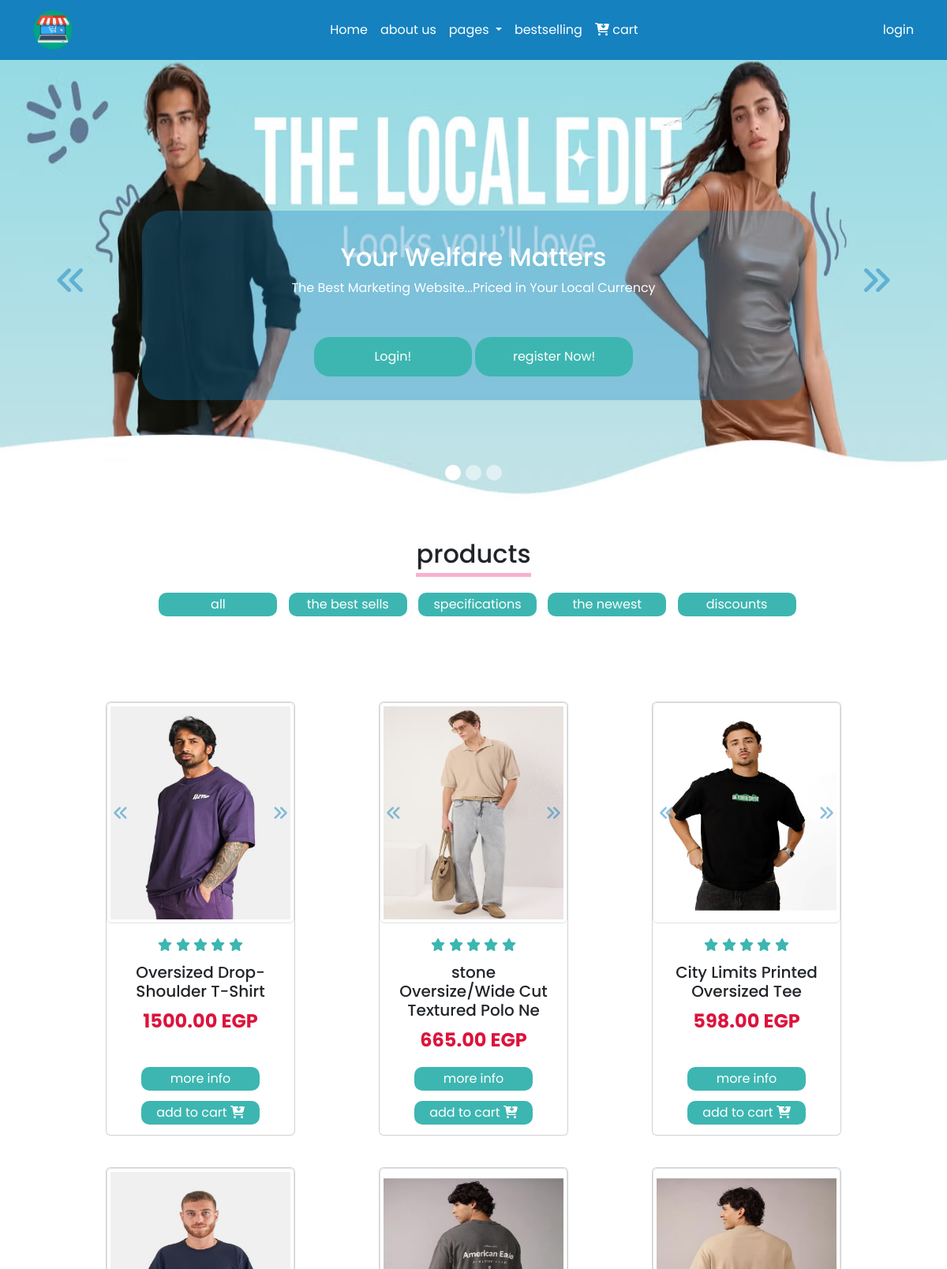
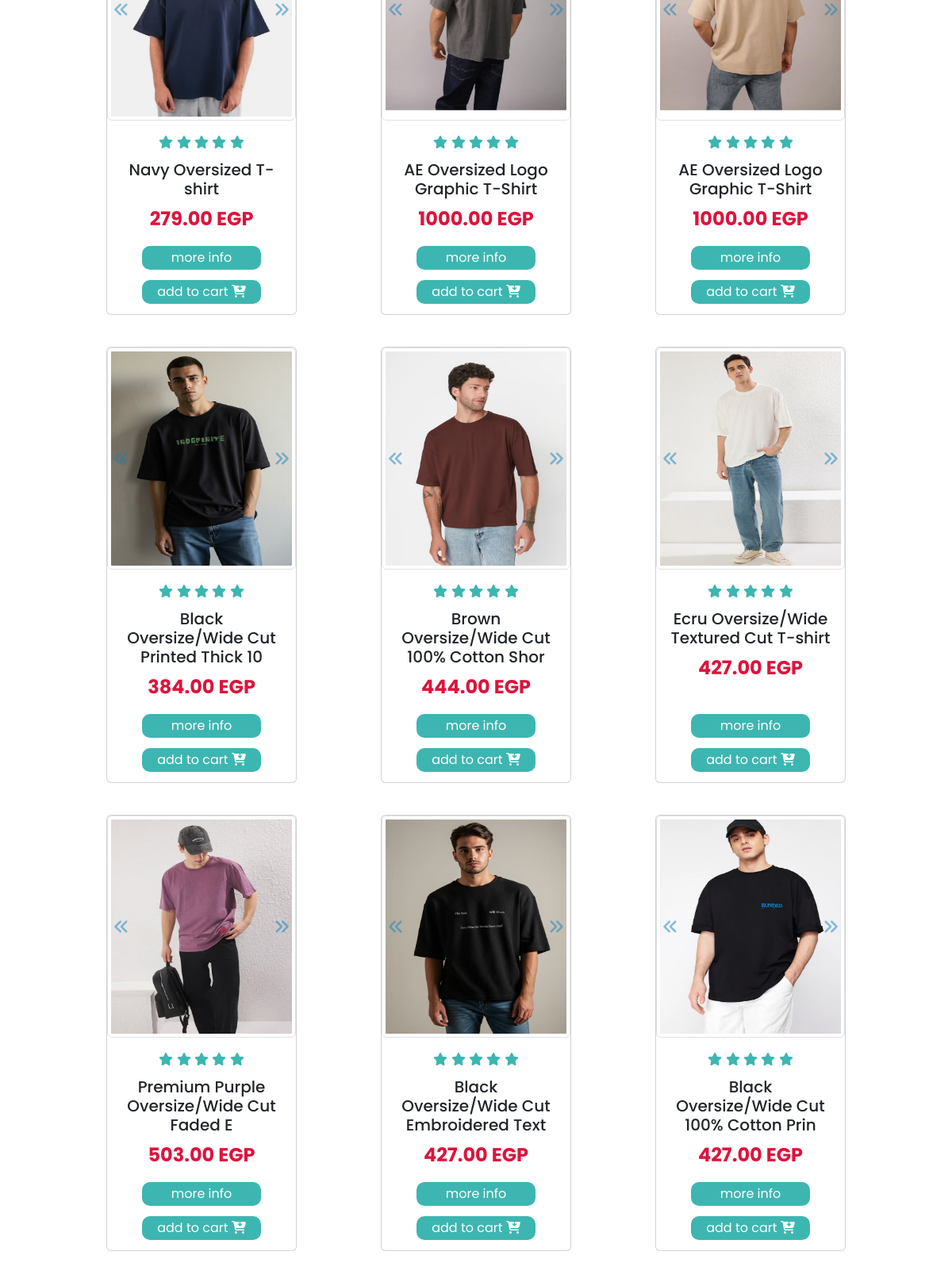
The page / (upper part) on the database its author committed (2 pictures, top to bottom).
### tables this page shows
CREATE TABLE `images` (
  `id_P` varchar(30) NOT NULL,
  `image_1` varchar(200) NOT NULL,
  `image_2` varchar(200) NOT NULL,
  `image_3` varchar(200) NOT NULL
);

CREATE TABLE `products` (
  `id_P` varchar(20) NOT NULL,
  `name` varchar(40) NOT NULL,
  `describtion` varchar(150) NOT NULL,
  `price` decimal(15,2) NOT NULL,
  `brand` varchar(30) NOT NULL,
  `category` varchar(30) NOT NULL
);

### index_backend.php (called while the page is built, shortened)
<?php
$host = "localhost:3307";
$user = "root";
$pass = "";
$db = "ecommerce_db";
$conn = mysqli_connect($host, $user, $pass, $db);
$query = "SELECT p.name, p.price, i.image_1, i.image_2, i.image_3, p.id_P from products p, images i where i.id_P=p.id_P";
$result = mysqli_query($conn, $query);
$rows = [];
while ($row = mysqli_fetch_assoc($result)) {
    $rows[] = $row;
}
?>

### index.php (the view, shortened to what this page needs)
<?php
include("index_backend.php");
?>
<!DOCTYPE html>
<html lang="en">
<head>
    <link rel="stylesheet" href="styles/bootstrap.min.css">
    <link rel="stylesheet" href="styles/all.min.css">
    <link rel="stylesheet" href="styles/style.css">
</head>
<body>
    <nav class="navbar navbar-expand-lg fixed-top">
        <div class="container">
            <a class="navbar-brand" href="index.php">
                <img src="images/icons/logo.png" alt="" width="50" height="50" class="rounded-5">
            </a>
            <div class="collapse navbar-collapse" id="navbarSupportedContent">
                <ul class="navbar-nav mx-auto mb-2 mb-lg-0">
                    <li class="nav-item">
                        <a class="nav-link active" aria-current="page" href="index.php">Home</a>
                    </li>
                    <li class="nav-item">
                        <a class="nav-link" href="#about">about us</a>
                    </li>
                    <li class="nav-item dropdown">
                        <a class="nav-link dropdown-toggle" href="#" role="button" data-bs-toggle="dropdown"
                            aria-expanded="false">
                            pages
                        </a>
                    <li class="nav-item">
                        <a class="nav-link" href="#bestselling">bestselling</a>
                    </li>
                    </li>
                    <li class="nav-item">
                        <a class="nav-link" href='mycart.php'>
                            <div class=" text-white">
                                <i class="fa-solid fa-cart-arrow-down"></i>
                                <span>cart</span>
                            </div>
                        </a>
                    </li>
                </ul>
                <?php if (isset($_SESSION['id_U'])): ?>
                    <a class="nav-link" data-bs-toggle="offcanvas" href="#offcanvasExample" role="button"
                        aria-controls="offcanvasExample">
                        <div class="text-white">
                            <div class="icon">
                                <span><?= $_SESSION['first_name'] ?></span>
                                <span class="me-2"><?= $_SESSION['last_name'] ?></span>
                                <img src="<?= $_SESSION['profile_img'] ?>" alt="">
                            </div>
                        </div>
                    </a>
                <?php else: ?>
                    <a class="nav-link" href='login.php'>
                        <div class="text-white">
                            <span>login</span>
                        </div>
                    </a>
                <?php endif; ?>
            </div>
        </div>
    </nav>
    <div id="carouselExampleCaptions" class="carousel slide">
        <div class="carousel-indicators">
            <button type="button" data-bs-target="#carouselExampleCaptions" data-bs-slide-to="0" class="active"
                aria-current="true" aria-label="Slide 1"></button>
            <button type="button" data-bs-target="#carouselExampleCaptions" data-bs-slide-to="1"
                aria-label="Slide 2"></button>
            <button type="button" data-bs-target="#carouselExampleCaptions" data-bs-slide-to="2"
                aria-label="Slide 3"></button>
        </div>
        <div class="carousel-inner">
            <div class="carousel-item active">
                <img src="images/landscaps/img1.avif" class="d-block w-100" alt="...">
                <div class="carousel-caption d-none d-md-block rounded-5">
                    <h2>Your Welfare Matters</h2>
                    <p>The Best Marketing Website...Priced in Your Local Currency</p>
                    <?php if (!isset($_SESSION['id_U'])): ?>
                        <button class="mybtn1" onclick="window.location.href='login.php'">Login!</button>
                        <button class="mybtn1" onclick="window.location.href='register.php'">register Now!</button>
                    <?php endif; ?>
                </div>
            </div>
        </div>
        <button class="carousel-control-prev" type="button" data-bs-target="#carouselExampleCaptions"
            data-bs-slide="prev">
            <i class="fa-solid fa-angles-left arrow"></i>
        </button>
        <button class="carousel-control-next" type="button" data-bs-target="#carouselExampleCaptions"
            data-bs-slide="next">
            <i class="fa-solid fa-angles-right arrow"></i>
        </button>
    </div>
    <section id="products" class="text-center m-5">
        <div class="d-flex justify-content-center">
            <h2 class="text-header">products</h2>
        </div>
        <div class="buttons">
            <button>all</button>
            <button>the best sells</button>
            <button>specifications</button>
            <button>the newest</button>
            <button>discounts</button>
        </div>
        <div class="container">
            <div class="d-flex justify-content-evenly flex-wrap gap-4">
                <?php for ($i = 0; $i < count($rows); $i++): ?>
                    <div class="card m-2" style="width: 15rem;">
                        <div id="carouselExample<?= $i ?>" class="carousel slide">
                            <div class="carousel-inner">
                                <div class="carousel-item active">
                                    <img src="<?= $rows[$i]['image_1'] ?>" class="d-block img-thumbnail" alt="...">
                                </div>
                            </div>
                            <button class="carousel-control-prev" type="button" data-bs-target="#carouselExample<?= $i ?>"
                                data-bs-slide="prev">
                                <i class="fa-solid fa-angles-left card_arrows"></i>
                            </button>
                            <button class="carousel-control-next" type="button" data-bs-target="#carouselExample<?= $i ?>"
                                data-bs-slide="next">
                                <i class="fa-solid fa-angles-right card_arrows"></i>
                            </button>
                        </div>
                        <div class="card-body">
                            <div class="stars">
                                <?php for ($s = 0; $s < 5; $s++): ?>
                                    <span class="star"><i class="fa-solid fa-star"></i></span>
                                <?php endfor; ?>
                            </div>
                            <h5 class="card-title bgBlue"><?= $rows[$i]['name'] ?></h5>
                            <p class="card-text fw-bold fs-4"><?= $rows[$i]['price'] ?> EGP</p>
                        </div>
                        <form action="info.php" method="post">
                            <button class="cardbtn cardbtninfo" name="info" value="<?= $rows[$i]['id_P'] ?>">more
                                info</button>
                        </form>
                        <form action="cartBack.php" method="post">
                            <button class="cardbtn cardbtncart" name="cart" value="<?= $rows[$i]['id_P'] ?>">
                                add to cart <i class="fa-solid fa-cart-arrow-down"></i>
                            </button>
                        </form>
                    </div>
                <?php endfor; ?>
            </div>
        </div>
    </section>
</body>
</html>

### styles/style.css (style rules this page uses)
body { font-family: "Poppins", sans-serif; position: relative; padding-top: 75px; }
.navbar { background-color: #1581BF !important; }
a { color: #fff !important; }
.carousel { height: 70vh; }
.carousel-item img { height: 100%; }
.arrow { font-size: 40px; color: #1581BF; }
.carousel-caption { background-color: #1581bf51; height: 240px; transition: ease 0.4s; bottom: 8rem; padding: 40px; }
.carousel-caption p { margin-bottom: 50px; }
.buttons { margin-bottom: 100px; }
.mybtn1, .buttons button, .modal-footer .infobtn, .card .cardbtn, .contact .contactbutton, .form_order button, .edit_btn { border: none; background-color: #3DB6B1; height: 50px; width: 200px; color: #fff; border-radius: 20px; transition: ease 0.4s; }
.buttons button, .modal-footer .infobtn, .card .cardbtn, .form_order button { height: 30px; width: 150px; border-radius: 10px; margin-left: 10px; }
.carousel-indicators button { height: 20px !important; width: 20px !important; border-radius: 50%; }
.card .carousel { width: 100% !important; height: 280px !important; }
.carousel .carousel-inner { height: 100% !important; width: 100% !important; }
.carousel .carousel-item { height: 100% !important; width: 100% !important; }
.carousel-item img { height: 100% !important; width: 100% !important; }
.card .card_arrows { color: #1581BF; font-size: 20px; }
.text-header { padding-bottom: 5px; border-bottom: #F6B1CE solid 5px; margin-bottom: 20px; }
.stars { margin-bottom: 10px; }
.stars .star { color: #3DB6B1; }
.card img, .bestselling img { transition: ease 0.4s; }
.card .cardbtn { display: block; margin: 0 auto 13px; }
.card .card-text { color: crimson; font-weight: bold; }

### rows shown on the page
images: image_1 (picture), id_P.name "Oversized Drop-Shoulder T-Shirt", id_P.price "1500.00"
images: image_1 (picture), id_P.name "stone Oversize/Wide Cut Textured Polo Ne", id_P.price "665.00"
images: image_1 (picture), id_P.name "City Limits Printed Oversized Tee", id_P.price "598.00"
images: image_1 (picture), id_P.name "Navy Oversized T-shirt", id_P.price "279.00"
images: image_1 (picture), id_P.name "AE Oversized Logo Graphic T-Shirt", id_P.price "1000.00"
images: image_1 (picture), id_P.name "AE Oversized Logo Graphic T-Shirt", id_P.price "1000.00"
images: image_1 (picture), id_P.name "Black Oversize/Wide Cut Printed Thick 10", id_P.price "384.00"
images: image_1 (picture), id_P.name "Brown Oversize/Wide Cut 100% Cotton Shor", id_P.price "444.00"
images: image_1 (picture), id_P.name "Ecru Oversize/Wide Textured Cut T-shirt", id_P.price "427.00"
images: image_1 (picture), id_P.name "Premium Purple Oversize/Wide Cut Faded E", id_P.price "503.00"
images: image_1 (picture), id_P.name "Black Oversize/Wide Cut Embroidered Text", id_P.price "427.00"
images: image_1 (picture), id_P.name "Black Oversize/Wide Cut 100% Cotton Prin", id_P.price "427.00"
